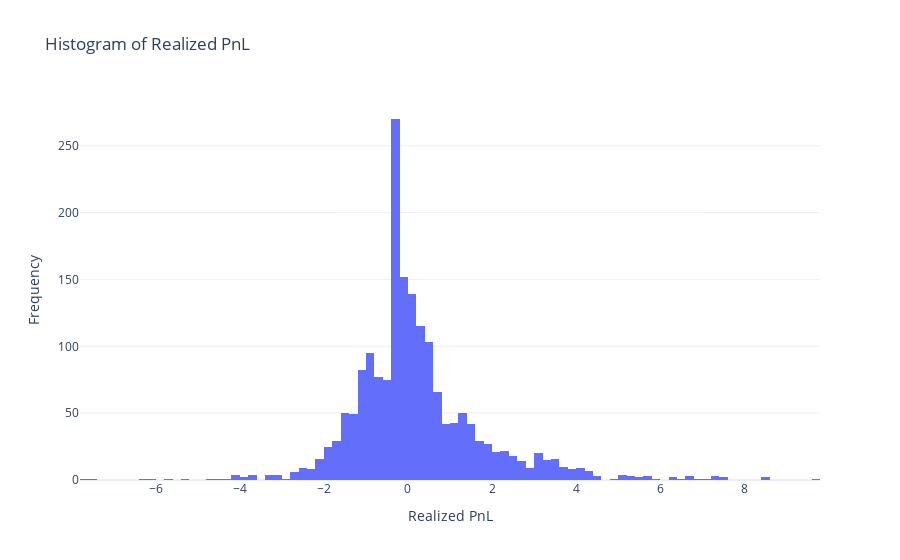

Write notebook code for a chart like this one.
### Code cell
filtered_pnl = realized_pnl[realized_pnl != 0]

# Create the histogram
fig = px.histogram(filtered_pnl, x=filtered_pnl, nbins=100, title='Histogram of Realized PnL')

# Update the labels
fig.update_layout(
    xaxis_title='Realized PnL',
    yaxis_title='Frequency',
    template='plotly_white'
)

# Show the plot
fig.show()

### Figure 1 — Plotly figure (JSON) as saved in the notebook; plotly's stock layout.template omitted (floating-point values rounded to 4 significant figures; data arrays with more than 128 entries replaced by an {"elided": "..."} marker saying what was removed)
{"data": [{"alignmentgroup": "True", "bingroup": "x", "hovertemplate": "x=%{x}<br>count=%{y}<extra></extra>", "legendgroup": "", "marker": {"color": "#636efa", "pattern": {"shape": ""}}, "name": "", "nbinsx": 100, "offsetgroup": "", "orientation": "v", "showlegend": false, "x": {"elided": "1829 float values"}, "xaxis": "x", "yaxis": "y", "type": "histogram"}], "layout": {"xaxis": {"anchor": "y", "domain": [0.0, 1.0], "title": {"text": "Realized PnL"}}, "yaxis": {"anchor": "x", "domain": [0.0, 1.0], "title": {"text": "Frequency"}}, "legend": {"tracegroupgap": 0}, "title": {"text": "Histogram of Realized PnL"}, "barmode": "relative"}}
